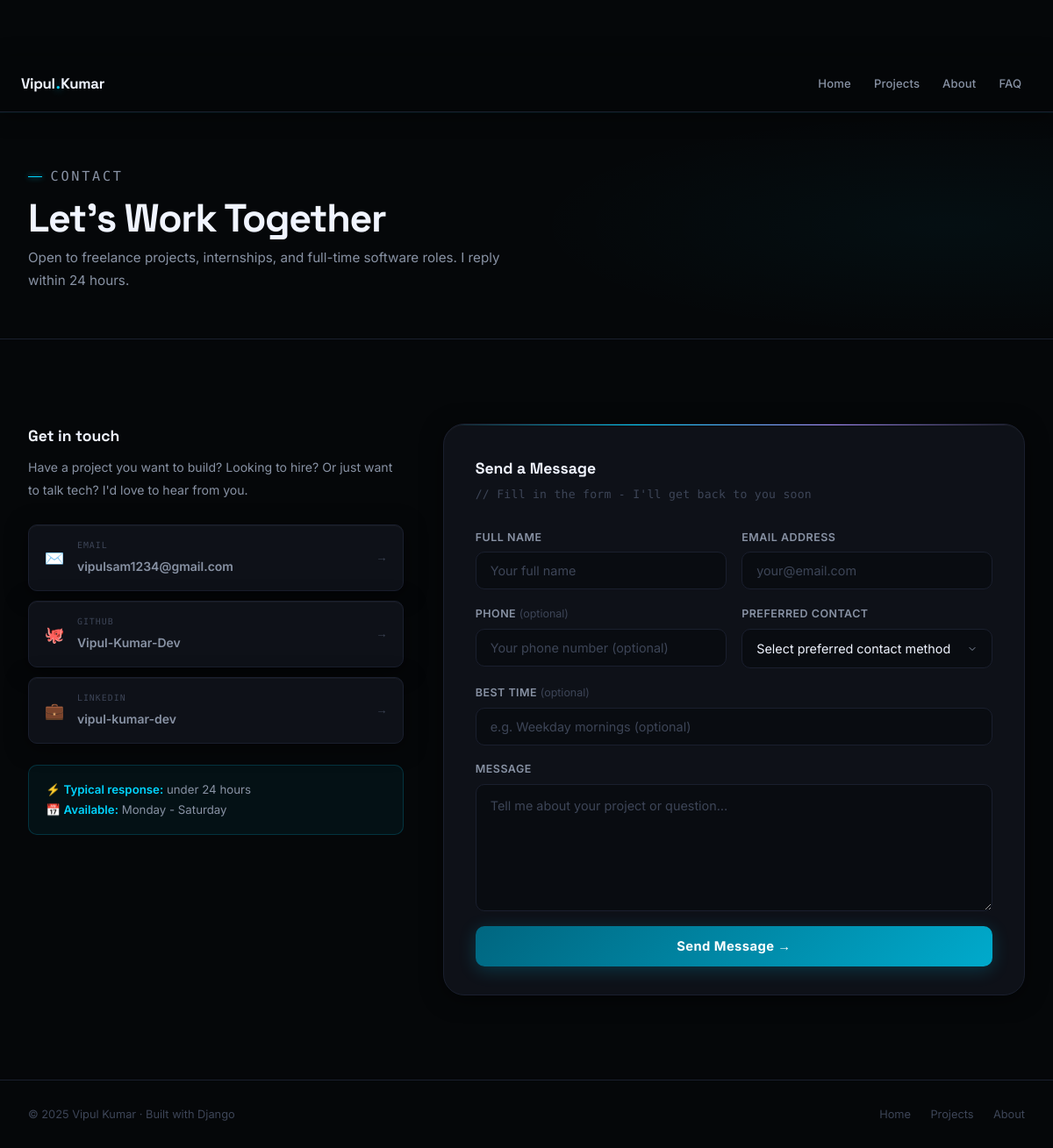
The app's page /contact/, older data.
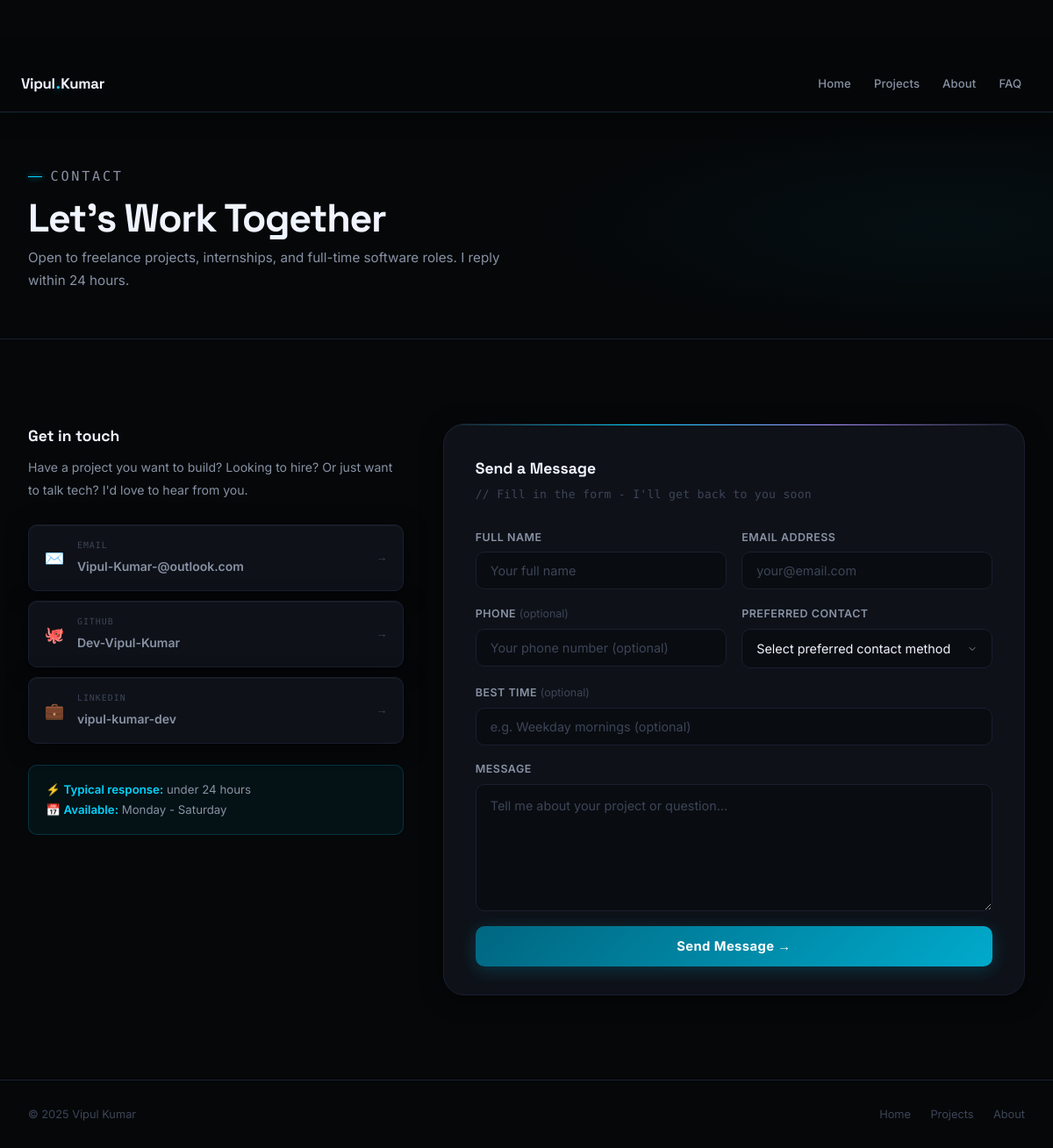
The same page, newer data.
### PF_App/models.py (models this page shows, shortened)
class SiteProfile(models.Model):
    full_name        = models.CharField(max_length=100, default="Vipul Kumar")
    first_name       = models.CharField(max_length=50,  default="Vipul")
    last_name        = models.CharField(max_length=50,  default="Kumar")
    tagline          = models.CharField(max_length=200, default="BCA student, Django developer, and lifelong builder.")
    hero_description = models.TextField(default="I build clean, fast, and scalable web applications.")
    about_bio_1      = models.TextField(default="", blank=True)
    about_bio_2      = models.TextField(default="", blank=True)
    about_bio_3      = models.TextField(default="", blank=True)
    location         = models.CharField(max_length=100, default="Delhi, India")
    education        = models.CharField(max_length=150, default="BCA · BCIT 2022-25")
    email            = models.EmailField(default="vipulsam1234@gmail.com")
    github_url       = models.URLField(default="https://github.com/Vipul-Kumar-Dev")
    github_handle    = models.CharField(max_length=100, default="Vipul-Kumar-Dev")
    linkedin_url     = models.URLField(default="https://www.linkedin.com/in/vipul-kumar-dev/")
    linkedin_handle  = models.CharField(max_length=100, default="vipul-kumar-dev")
    languages        = models.CharField(max_length=100, default="English, Hindi")
    resume_note      = models.CharField(max_length=200, default="Get the full picture - all my experience, skills, and projects in one clean PDF.")
    footer_copy      = models.CharField(max_length=200, default="© 2025 Vipul Kumar · Built with Django")
    stat_projects    = models.CharField(max_length=20, default="3+")
    stat_internships = models.CharField(max_length=20, default="2")
    stat_technologies= models.CharField(max_length=20, default="8+")
    stat_experience  = models.CharField(max_length=20, default="1.5y")
    is_available     = models.BooleanField(default=True)
    class Meta:
        verbose_name = "Site Profile"
    @classmethod
    def get(cls):
        obj, _ = cls.objects.get_or_create(pk=1)
        return obj

### PF_App/views.py (the view)
# urls.py: path("contact/",v.contact,    name="contact"),
def contact(request):
    ctx = _public_ctx()
    if request.method == "POST":
        form = ContactForm(request.POST)
        if form.is_valid():
            msg = form.save()                   # actually save now
            profile = ctx["profile"]
            full_message = (
                f"New Contact Form Submission:\n\n"
                f"Name: {msg.name}\n"
                f"Email: {msg.email}\n"
                f"Phone: {msg.phone or 'Not provided'}\n"
                f"Preferred Contact: {msg.preferred_contact}\n"
                f"Best Time: {msg.best_time or 'Not specified'}\n\n"
                f"Message:\n{msg.message}"
            )
            try:
                send_mail(
                    subject=f"New message from {msg.name}",
                    message=full_message,
                    from_email=msg.email,
                    recipient_list=[profile.email],
                    fail_silently=False,
                )
            except Exception:
                pass
            messages.success(request, "Thank you for your message. I'll get back to you soon!")
            return redirect("contact")
    else:
        form = ContactForm()
    ctx["form"] = form
    return render(request, "contact.html", ctx)

### PF_App/forms.py
class ContactForm(forms.ModelForm):
    phone = forms.CharField(
        required=False,
        widget=forms.TextInput(attrs={'class': 'f-input', 'placeholder': 'Your phone number (optional)'})
    )
    preferred_contact = forms.ChoiceField(
        choices=[('', 'Select preferred contact method'), ('email', 'Email'), ('phone', 'Phone')],
        widget=forms.Select(attrs={'class': 'f-input f-select', 'id': 'preferred-contact'})
    )
    best_time = forms.CharField(
        required=False,
        widget=forms.TextInput(attrs={'class': 'f-input', 'placeholder': 'e.g. Weekday mornings (optional)'})
    )
    class Meta:
        model = ContactMessage
        fields = ['name', 'email', 'phone', 'preferred_contact', 'best_time', 'message']
        widgets = {
            'name':    forms.TextInput(attrs={'class': 'f-input', 'placeholder': 'Your full name'}),
            'email':   forms.EmailInput(attrs={'class': 'f-input', 'placeholder': 'your@email.com'}),
            'message': forms.Textarea(attrs={'class': 'f-textarea', 'placeholder': 'Tell me about your project or question…', 'rows': 5}),
        }

### Templates/contact.html (shortened to what the changed rows need)
{% load static %}
<!doctype html>
<html lang="en">
  <head>
    <link rel="stylesheet" href="{% static 'base.css' %}" />
  </head>
  <body>
    <nav class="nav scrolled" style="position: sticky; top: 0">
      <a href="{% url 'home' %}" class="nav-logo"
        >{{ profile.first_name }}<span class="dot">.</span>{{ profile.last_name }}</a
      >
      <div class="nav-links" id="nav-links">
        <a href="{% url 'home' %}" class="nav-link">Home</a>
        <a href="{% url 'projects' %}" class="nav-link">Projects</a>
        <a href="{% url 'about' %}" class="nav-link">About</a>
        <a href="{% url 'faq' %}" class="nav-link">FAQ</a>
      </div>
    </nav>
    <div class="page-hero">
      <h1>Let's Work Together</h1>
    </div>
    <section class="section">
      <div class="contact-layout">
        <div class="cinfo sr-l">
          <a href="mailto:{{ profile.email }}" class="clink">
            <span class="ct"
              ><span class="cl">Email</span
              ><span class="cv">{{ profile.email }}</span></span
            ><span class="ca">→</span>
          </a>
          <a
            href="{{ profile.github_url }}"
            target="_blank"
            rel="noopener"
            class="clink"
          >
            <span class="ct"
              ><span class="cl">GitHub</span
              ><span class="cv">{{ profile.github_handle }}</span></span
            ><span class="ca">→</span>
          </a>
          <a
            href="{{ profile.linkedin_url }}"
            target="_blank"
            rel="noopener"
            class="clink"
          >
            <span class="ct"
              ><span class="cl">LinkedIn</span
              ><span class="cv">{{ profile.linkedin_handle }}</span></span
            ><span class="ca">→</span>
          </a>
        </div>
      </div>
    </section>
    <footer>
      <span>{{ profile.footer_copy }}</span>
      <div style="display: flex; gap: 1.4rem">
        <a href="{% url 'home' %}">Home</a>
        <a href="{% url 'projects' %}">Projects</a>
        <a href="{% url 'about' %}">About</a>
      </div>
    </footer>
  </body>
</html>

Row changes from the older to the newer data that the page shows:
changed SiteProfile "Vipul": email "vipulsam1234@gmail.com" → "Vipul-Kumar-@outlook.com"; github_handle "Vipul-Kumar-Dev" → "Dev-Vipul-Kumar"; footer_copy "© 2025 Vipul Kumar · Built with Django" → "© 2025 Vipul Kumar"
